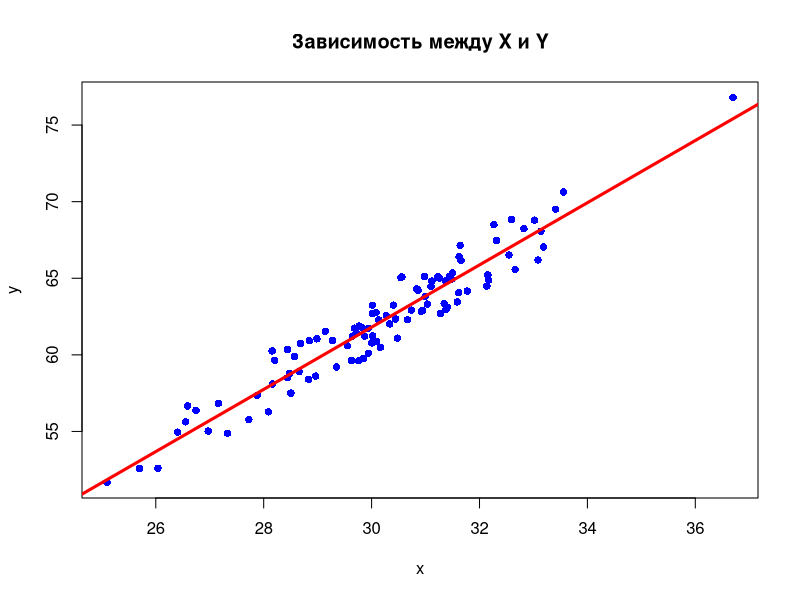

Reproduce this figure in R.
# setwd('./third_lab')

x <- scan("./X_2.txt", sep=" ")
y <- scan("./Y_2.txt", sep=" ")
# Построим облако точек
plot(x, y, col="blue",type="p",pch=16,
xlab="x",ylab="y",main="Зависимость между X и Y")


myregress <- lm(formula = y ~ x)
myregress

# Построим график уравнения однофакторной линейной регрессии (с
# найденными коэффициентами)
abline(myregress,col="red",lwd="3",add=TRUE)